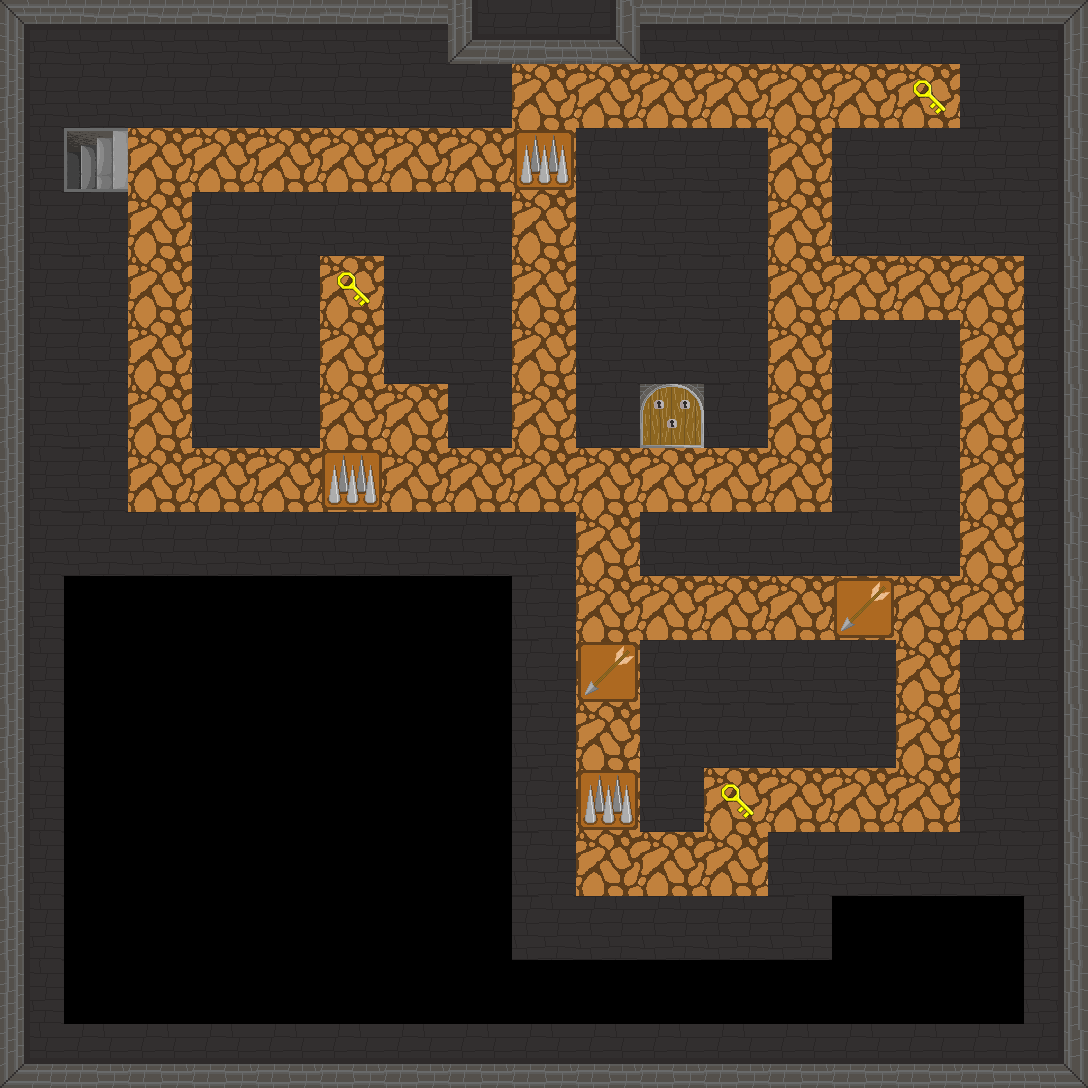

Below is a game level as drawn by its tile map, then a one-line description and the .tmx that defines it (tile-layer data replaced by summaries):
An orthogonal 17x17 tile map with 64x64 px tiles, 7 tile layers (Walls, Road, Keys, Story, ...) and 9 objects.

<map version="1.2" tiledversion="1.2.2" orientation="orthogonal" renderorder="right-down" width="17" height="17" tilewidth="64" tileheight="64" infinite="0" nextlayerid="16" nextobjectid="41">
 <tileset firstgid="1" name="Dungeon-tileset" tilewidth="64" tileheight="64" tilecount="32" columns="8">
  <image source="Dungeon-tileset.png" width="512" height="256" />
 </tileset>
 <layer id="1" name="Walls" width="17" height="17">
  <data>[289 cells, 159 non-empty, 10 distinct tile ids]</data>
 </layer>
 <layer id="2" name="Road" width="17" height="17">
  <data>[289 cells, 70 non-empty, 2 distinct tile ids]</data>
 </layer>
 <layer id="3" name="Keys" width="17" height="17">
  <data>[289 cells, 3 non-empty, 1 distinct tile ids]</data>
 </layer>
 <layer id="4" name="Story" width="17" height="17">
  <data>[289 cells, 0 non-empty, 0 distinct tile ids]</data>
 </layer>
 <layer id="5" name="SquatTrap" width="17" height="17">
  <data>[289 cells, 2 non-empty, 1 distinct tile ids]</data>
 </layer>
 <layer id="6" name="JumpTrap" width="17" height="17">
  <data>[289 cells, 3 non-empty, 1 distinct tile ids]</data>
 </layer>
 <layer id="12" name="VisualObjects" width="17" height="17">
  <data>[289 cells, 0 non-empty, 0 distinct tile ids]</data>
 </layer>
 <objectgroup color="#0de214" id="8" name="level-change">
  <object id="31" x="674" y="432">
   <point />
  </object>
 </objectgroup>
 <objectgroup color="#e8e801" id="13" name="keys">
  <object id="32" x="360" y="300">
   <point />
  </object>
  <object id="33" x="932" y="108">
   <point />
  </object>
  <object id="34" x="738" y="814">
   <point />
  </object>
 </objectgroup>
 <objectgroup color="#fd9a21" id="10" name="squat-trap">
  <object id="38" x="864" y="620">
   <point />
  </object>
  <object id="40" x="604" y="686">
   <point />
  </object>
 </objectgroup>
 <objectgroup color="#ec182d" id="9" name="jump-trap">
  <object id="35" x="606" y="812">
   <point />
  </object>
  <object id="36" x="358" y="498">
   <point />
  </object>
  <object id="37" x="546" y="176">
   <point />
  </object>
 </objectgroup>
</map>